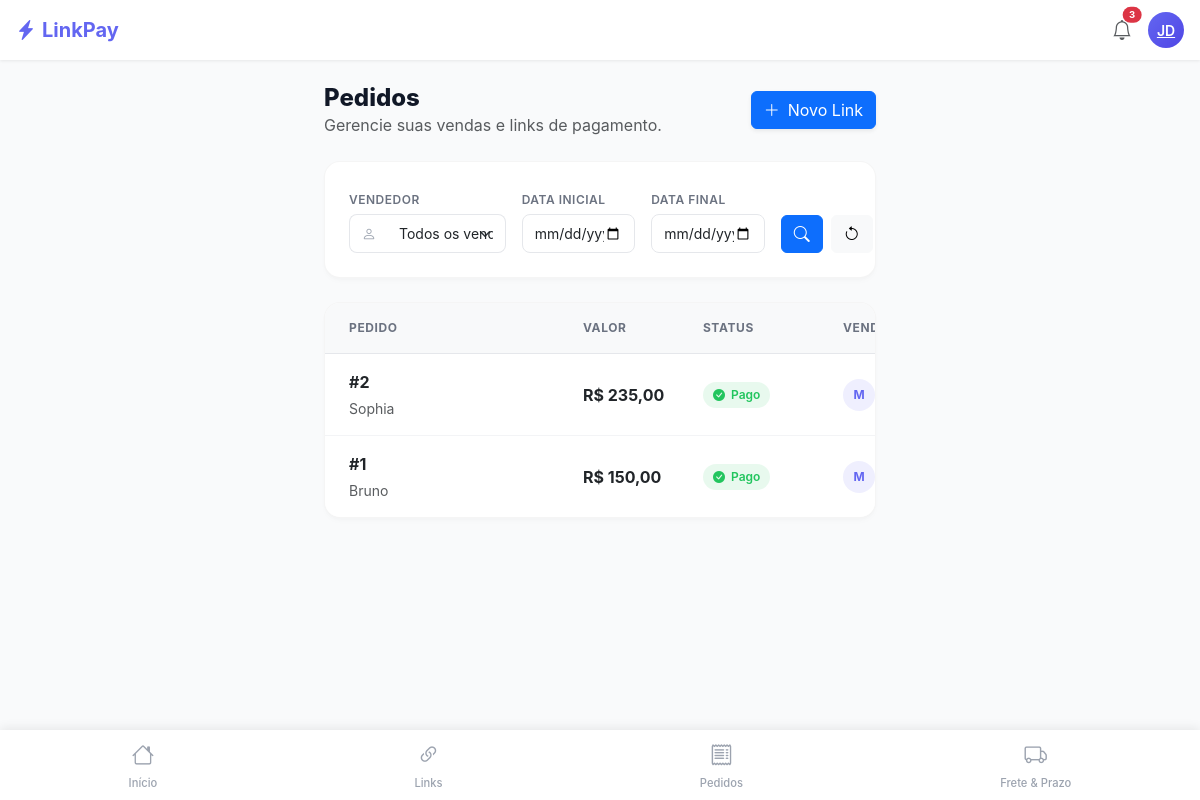
Before: /orders/list/ with the older database file.
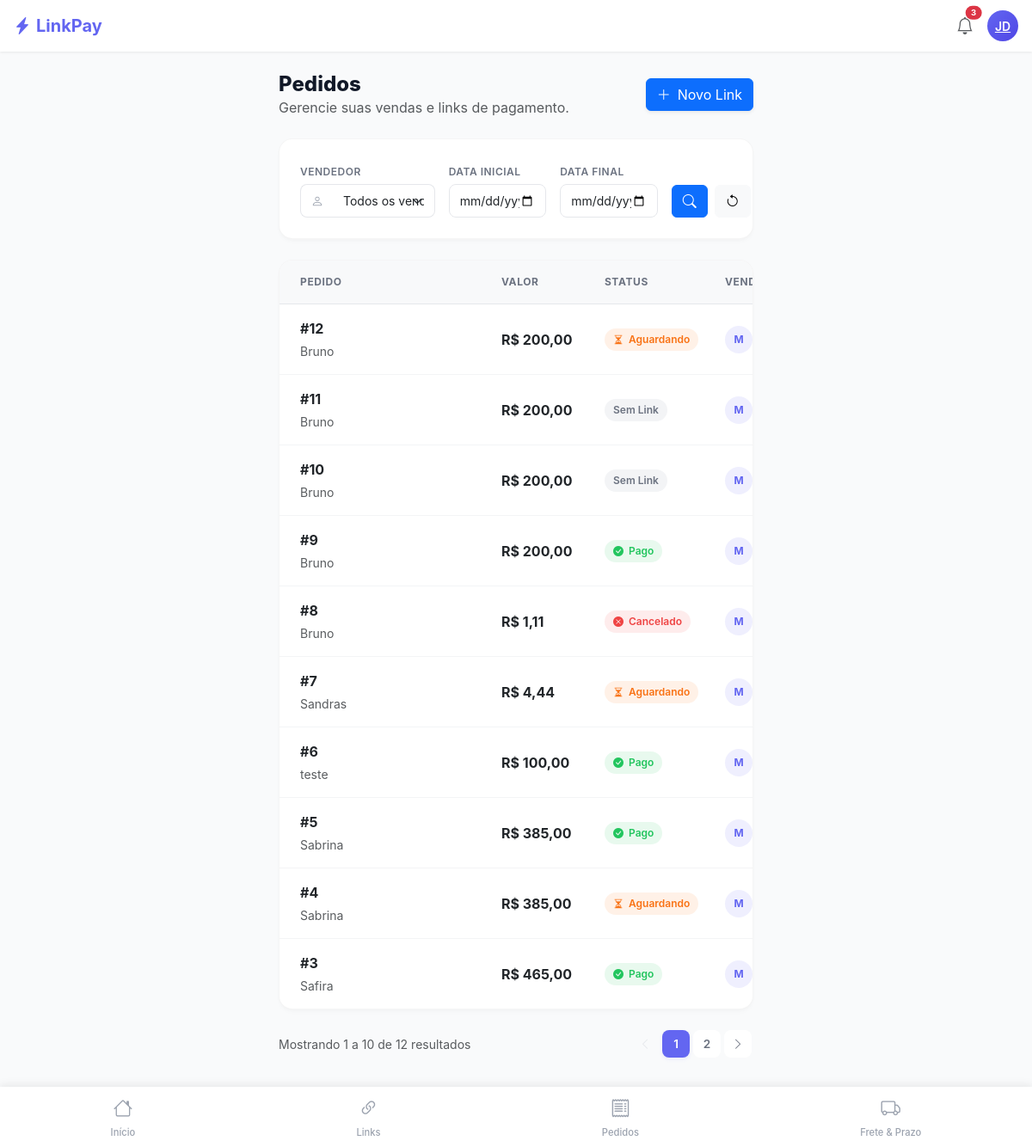
After: the same page with the newer database file.
### apps/orders/models.py (models this page shows, shortened)
class Order(BaseModel):
    name = models.CharField(max_length=255, verbose_name='Nome', help_text='Nome do pedido')
    value = models.DecimalField(max_digits=10, decimal_places=2, verbose_name='Valor', help_text='Valor do pedido')
    value_freight = models.DecimalField(max_digits=10, decimal_places=2, verbose_name='Valor do frete', help_text='Valor do frete')
    total = models.DecimalField(max_digits=10, decimal_places=2, verbose_name='Total', help_text='Total do pedido')
    status = models.CharField(max_length=255, choices=STATUS_CHOICES, verbose_name='Status', help_text='Status do pedido')
    installments = models.IntegerField(default=1, verbose_name='Parcelas', help_text='Parcelas do pedido')
    seller = models.ForeignKey(Seller, on_delete=models.CASCADE, verbose_name='Vendedor', help_text='Vendedor do pedido')
    class Meta:
        verbose_name = 'Pedido'
        verbose_name_plural = 'Pedidos'
        ordering = ['-created_at']
        db_table = 'orders'

### apps/sellers/models.py (models this page shows, shortened)
class Seller(BaseModel):
    name = models.CharField(max_length=255, verbose_name='Nome', help_text='Nome do vendedor')
    phone = models.CharField(max_length=255, verbose_name='Telefone', help_text='Telefone do vendedor')
    class Meta:
        verbose_name = 'Vendedor'
        verbose_name_plural = 'Vendedores'
        ordering = ['created_at']
        db_table = 'sellers'

### apps/orders/views.py (the view)
# urls.py: path('list/', OrderListView.as_view(), name='order-list'),
class OrderListView(ListView):
    model = Order
    template_name = 'orders/order_list.html'
    context_object_name = 'orders'
    paginate_by = 10 # Limite de 10 exibições por página
    def get_queryset(self):
        payment_link_queryset = PaymentLink.objects.all().select_related('payment')
        prefetch_links = Prefetch(
            'payment_links',
            queryset=payment_link_queryset,
            to_attr='prefetched_payment_links'
        )
        queryset = (
            Order.objects.all()
            .select_related('seller')
            .prefetch_related(prefetch_links) # Adiciona a consulta otimizada
            .order_by('-created_at')
        )
        seller_id = self.request.GET.get('seller')
        date_start_str = self.request.GET.get('date_start')
        date_end_str = self.request.GET.get('date_end')
        if seller_id:
            try:
                queryset = queryset.filter(seller_id=int(seller_id))
            except ValueError:
                pass
        if date_start_str:
            try:
                date_start = datetime.strptime(date_start_str, '%Y-%m-%d')
                queryset = queryset.filter(created_at__gte=date_start)
            except ValueError:
                pass
        if date_end_str:
            try:
                date_end = datetime.strptime(date_end_str, '%Y-%m-%d') + timedelta(days=1)
                queryset = queryset.filter(created_at__lt=date_end)
            except ValueError:
                pass
        return queryset
    def get_context_data(self, **kwargs):
        context = super().get_context_data(**kwargs)
        context['sellers'] = list_sellers()
        query_params = self.request.GET.copy()
        if 'page' in query_params:
            del query_params['page']
        context['query_params'] = query_params.urlencode()
        return context

### apps/sellers/services.py (called while the page is built)
def list_sellers():
    return Seller.objects.all()

### apps/orders/templates/orders/order_list.html (shortened to what the changed rows need)
{% extends 'base.html' %}
{% block content %}
<div class="d-flex flex-column flex-md-row justify-content-between align-items-md-center mb-4 gap-3">
    <div>
        <h1 class="page-title">Pedidos</h1>
    </div>
</div>
{% if orders %}
<div class="card-app card-table overflow-hidden">
    <div class="table-responsive">
        <table class="table table-hover align-middle mb-0">
            <thead class="table-light">
                <tr>
                    <th scope="col" class="ps-4" style="min-width: 250px;">Pedido</th>
                    <th scope="col" style="min-width: 120px;">Valor</th>
                    <th scope="col" style="min-width: 140px;">Status</th>
                    <th scope="col" style="min-width: 150px;">Vendedor</th>
                </tr>
            </thead>
            <tbody>
                {% for order in orders %}
                <tr>
                    <td class="ps-4">
                        <div class="d-flex flex-column">
                            <a href="{% url 'orders:order-success' order.pk %}" class="fw-bold text-decoration-none text-dark mb-1">
                                #{{ order.pk }}
                            </a>
                            <span class="text-muted small text-truncate" style="max-width: 200px;">
                                {{ order.name }}
                            </span>
                        </div>
                    </td>
                    <td>
                        <span class="fw-bold text-dark">R$ {{ order.total|floatformat:2 }}</span>
                    </td>
                    <td>
                        {% with link=order.prefetched_payment_links|first %}
                            {% if link %}
                                {% with payment=link.payment %}
                                    {% if payment %}
                                        {% if payment.status == 'paid' %}
                                            <span class="status-pill status-success">
                                                <i class="bi bi-check-circle-fill"></i> Pago
                                            </span>
                                        {% elif payment.status == 'pending' %}
                                            <span class="status-pill status-warning">
                                                <i class="bi bi-clock-fill"></i> Pendente
                                            </span>
                                        {% elif payment.status == 'canceled' or payment.status == 'failed' %}
                                            <span class="status-pill status-danger">
                                                <i class="bi bi-x-circle-fill"></i> Cancelado
                                            </span>
                                        {% elif payment.status == 'refunded' %}
                                            <span class="status-pill status-info">
                                                <i class="bi bi-arrow-return-left"></i> Reembolso
                                            </span>
                                        {% else %}
                                            <span class="status-pill status-secondary">{{ payment.status }}</span>
                                        {% endif %}
                                    {% else %}
                                        {% if link.status == 'active' or link.status == 'pending' %}
                                            <span class="status-pill status-warning">
                                                <i class="bi bi-hourglass-split"></i> Aguardando
                                            </span>
                                        {% elif link.status == 'expired' %}
                                            <span class="status-pill status-secondary">
                                                <i class="bi bi-dash-circle"></i> Expirado
                                            </span>
                                        {% elif link.status == 'canceled' %}
                                            <span class="status-pill status-danger">
                                                <i class="bi bi-x"></i> Link Canc.
                                            </span>
                                        {% else %}
                                            <span class="status-pill status-secondary">{{ link.status }}</span>
                                        {% endif %}
                                    {% endif %}
                                {% endwith %}
                            {% else %}
                                <span class="status-pill status-secondary">Sem Link</span>
                            {% endif %}
                        {% endwith %}
                    </td>
                    <td>
                        <div class="d-flex align-items-center">
                            <div class="avatar-initials me-2">{{ order.seller.name|first|upper }}</div>
                        </div>
                    </td>
                </tr>
                {% endfor %}
            </tbody>
        </table>
    </div>
</div>
{% if is_paginated %}
<div class="d-flex flex-column flex-md-row justify-content-between align-items-center mt-4">
    <div class="text-muted small mb-2 mb-md-0">
        Mostrando {{ page_obj.start_index }} a {{ page_obj.end_index }} de {{ paginator.count }} resultados
    </div>
    <nav>
        <ul class="pagination pagination-clean mb-0">
            {% if page_obj.has_previous %}
            <li class="page-item">
                <a class="page-link" href="?page={{ page_obj.previous_page_number }}{% if query_params %}&{{ query_params }}{% endif %}">
                    <i class="bi bi-chevron-left"></i>
                </a>
            </li>
            {% else %}
            <li class="page-item disabled"><span class="page-link"><i class="bi bi-chevron-left"></i></span></li>
            {% endif %}
            {% for i in paginator.page_range %}
                {% if page_obj.number == i %}
                    <li class="page-item active"><span class="page-link">{{ i }}</span></li>
                {% elif i > page_obj.number|add:'-2' and i < page_obj.number|add:'2' %}
                    <li class="page-item"><a class="page-link" href="?page={{ i }}{% if query_params %}&{{ query_params }}{% endif %}">{{ i }}</a></li>
                {% endif %}
            {% endfor %}
            {% if page_obj.has_next %}
            <li class="page-item">
                <a class="page-link" href="?page={{ page_obj.next_page_number }}{% if query_params %}&{{ query_params }}{% endif %}">
                    <i class="bi bi-chevron-right"></i>
                </a>
            </li>
            {% else %}
            <li class="page-item disabled"><span class="page-link"><i class="bi bi-chevron-right"></i></span></li>
            {% endif %}
        </ul>
    </nav>
</div>
{% endif %}
{% endif %}
{% endblock %}

Changed rows visible on the page:
no longer on this page (row unchanged): Order: pk "2", name "Sophia", total "235,00", shows "Pago", seller.name|first "M"
no longer on this page (row unchanged): Order: pk "1", name "Bruno", total "150,00", shows "Pago", seller.name|first "M"
added Order: pk "12", name "Bruno", total "200,00", shows "Aguardando", seller.name|first "M"
added Order: pk "11", name "Bruno", total "200,00", shows "Sem Link", seller.name|first "M"
added Order: pk "10", name "Bruno", total "200,00", shows "Sem Link", seller.name|first "M"
added Order: pk "9", name "Bruno", total "200,00", shows "Pago", seller.name|first "M"
added Order: pk "8", name "Bruno", total "1,11", shows "Cancelado", seller.name|first "M"
added Order: pk "7", name "Sandras", total "4,44", shows "Aguardando", seller.name|first "M"
added Order: pk "6", name "teste", total "100,00", shows "Pago", seller.name|first "M"
added Order: pk "5", name "Sabrina", total "385,00", shows "Pago", seller.name|first "M"
added Order: pk "4", name "Sabrina", total "385,00", shows "Aguardando", seller.name|first "M"
added Order: pk "3", name "Safira", total "465,00", shows "Pago", seller.name|first "M"
Other visible differences:
{{ page_obj.start_index }}: (not shown) → "1"
{{ page_obj.end_index }}: (not shown) → "10"
{{ paginator.count }}: (not shown) → "12"
text now shown: "Mostrando a de resultados"
new list line: "1"
new list line: "2"
